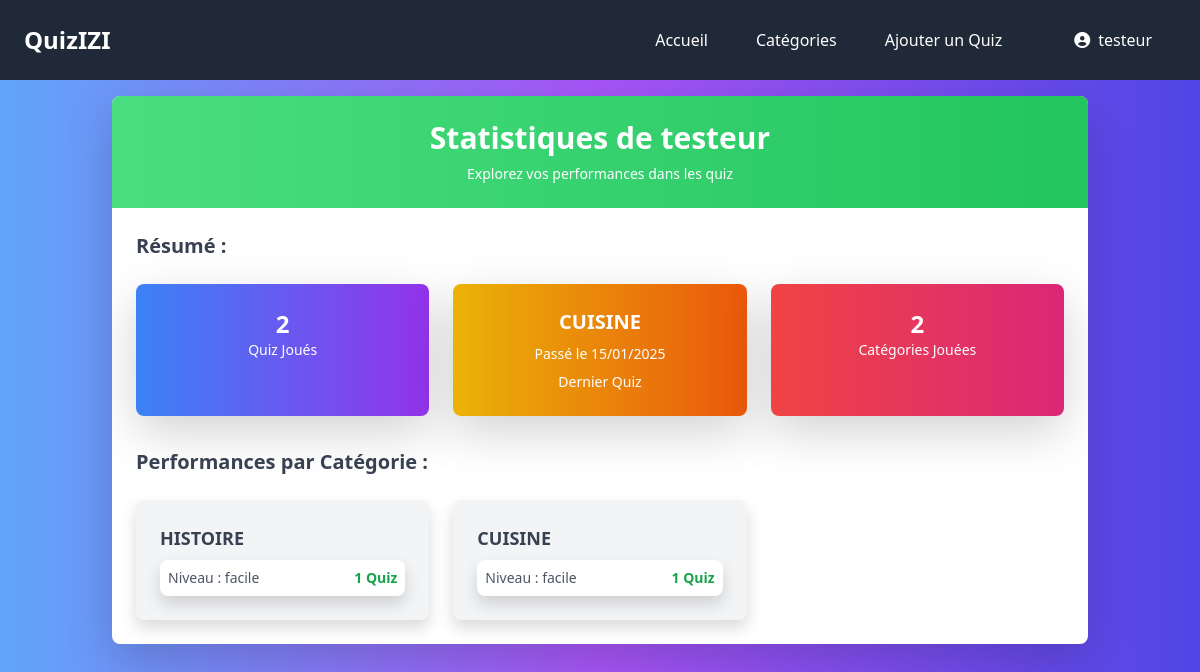
The page /profile/ (signed in) on the database its author committed.
### quiz/models.py (models this page shows, shortened)
class CategorieQuiz(models.Model):
    id_cat = models.AutoField(primary_key=True)
    titre = models.CharField(max_length=255, unique=True)
    description = models.TextField()
    auteur = models.CharField(max_length=255)
    date_creation = models.DateTimeField(auto_now_add=True)
    icon = models.CharField(max_length=50, blank=True)  # Code de l'icône Font Awesome (e.g., "fa-user-alt")

class ResultatQuiz(models.Model):
    user = models.ForeignKey(
        User, on_delete=models.CASCADE, related_name="resultat_quiz"
    )
    categorie = models.ForeignKey(
        CategorieQuiz, on_delete=models.CASCADE, related_name="resultats"
    )
    niveau = models.CharField(
        max_length=50,
        choices=[
            ('facile', 'Facile'),
            ('intermediaire', 'Intermédiaire'),
            ('avance', 'Avancé')
        ],
        default='facile'
    )
    score = models.FloatField()
    score_cat = models.FloatField(default=0)
    termine = models.BooleanField(default=False)
    date_passage = models.DateTimeField(auto_now_add=True)
    class Meta:
        unique_together = ('user', 'categorie', 'niveau', 'date_passage')  # Évite les doublons de résultats

### quiz/views.py (the view)
# urls.py: path('profile/', views.profile, name='profile'),
@login_required
def profile(request):
    user = request.user
    resultats_par_categorie = {}
    resultats = ResultatQuiz.objects.filter(user=user)
    demande_en_attente = TemporaryCategory.objects.filter(auteur=user, approuve=False).count()
    categories_utilisateur = CategorieQuiz.objects.filter(auteur=user)
    for resultat in resultats:
        categorie = resultat.categorie
        niveau = resultat.niveau
        if categorie not in resultats_par_categorie:
            resultats_par_categorie[categorie] = {}
        if niveau not in resultats_par_categorie[categorie]:
            resultats_par_categorie[categorie][niveau] = []
        resultats_par_categorie[categorie][niveau].append(resultat)
    total_quiz_joues = resultats.count()
    dernier_quiz = resultats.last()  # Dernier résultat basé sur la date de passage
    dernier_quiz_titre = dernier_quiz.categorie.titre if dernier_quiz else "Aucun"
    dernier_quiz_date = dernier_quiz.date_passage if dernier_quiz else None
    context = {
        'user': user,
        'resultats_par_categorie': resultats_par_categorie,
        'total_quiz_joues': total_quiz_joues,
        'dernier_quiz_titre': dernier_quiz_titre,
        'dernier_quiz_date': dernier_quiz_date,
        'demande_en_attente': demande_en_attente,
        'categories_utilisateur': categories_utilisateur,  # Passer les catégories auxquelles l'utilisateur est lié
    }
    return render(request, 'Profil/profil.html', context)

### quiz/templates/Profil/profil.html (shortened to what this page needs)
<!DOCTYPE html>
<html lang="fr">
  <head>
    <script src="https://cdn.tailwindcss.com"></script>
  <link rel="stylesheet" href="https://cdnjs.cloudflare.com/ajax/libs/font-awesome/6.0.0-beta3/css/all.min.css">
    <link
      rel="stylesheet"
      href="https://cdnjs.cloudflare.com/ajax/libs/font-awesome/6.0.0-beta3/css/all.min.css"
    />
    <link
  href="https://cdn.jsdelivr.net/npm/bootstrap@5.3.0-alpha1/dist/css/bootstrap.min.css"
  rel="stylesheet"
/>
  </head>
  <body
    class="bg-gradient-to-r from-blue-400 via-purple-500 to-indigo-600 min-h-screen"
  >
    <nav class="bg-gray-800 p-4 text-white w-full fixed top-0 left-0 z-10">
      <div class="max-w-7xl mx-auto flex items-center justify-between">
        <a href="{% url 'home' %}" class="text-2xl font-bold">QuizIZI</a>
        <ul class="flex space-x-6">
          <a href="{% url 'home' %}" class="text-white hover:text-gray-600 mx-4">Accueil</a>
          <a href="{% url 'category_list' %}" class="text-white hover:text-gray-600 mx-4">Catégories</a>
          <a href="{% url 'ajouter_quiz' %}" class="text-white hover:text-gray-600 mx-4">Ajouter un Quiz</a>
          <li class="relative">
              <a href="#" class="text-white hover:text-gray-600 mx-4 flex items-center" id="userDropdown" aria-expanded="false">
                <i class="fas fa-user-circle mr-2"></i> {{ user.username }}
              </a>
          </li>
        </ul>
      </div>
    </nav>
    <div class="container mx-auto px-4 pt-24">
      <div
        class="bg-white rounded-lg shadow-lg overflow-hidden max-w-5xl mx-auto"
      >
        <div
          class="bg-gradient-to-r from-green-400 to-green-500 text-white text-center py-6"
        >
          <h1 class="text-3xl font-bold">
            Statistiques de {{ user.username }}
          </h1>
          <p class="mt-2 text-sm">Explorez vos performances dans les quiz</p>
        </div>
        <div class="p-6">
          <h2 class="text-xl font-semibold mb-4 text-gray-700">Résumé :</h2>
          <div class="grid grid-cols-1 md:grid-cols-3 gap-6">
            <div
              class="bg-gradient-to-r from-blue-500 to-purple-600 text-white rounded-lg shadow-lg p-4 text-center"
            >
              <h3 class="text-2xl font-bold">{{ total_quiz_joues }}</h3>
              <p class="text-sm">Quiz Joués</p>
            </div>
            <div
              class="bg-gradient-to-r from-yellow-500 to-orange-600 text-white rounded-lg shadow-lg p-4 text-center"
            >
              <h3 class="text-xl font-bold">{{ dernier_quiz_titre }}</h3>
              {% if dernier_quiz_date %}
              <p class="text-sm mt-2">
                Passé le {{ dernier_quiz_date|date:"d/m/Y" }}
              </p>
              {% else %}
              <p class="text-sm mt-2">Aucun quiz joué récemment</p>
              {% endif %}
              <p class="text-sm mt-2">Dernier Quiz</p>
            </div>
            <div
              class="bg-gradient-to-r from-red-500 to-pink-600 text-white rounded-lg shadow-lg p-4 text-center"
            >
              <h3 class="text-2xl font-bold">
                {{ resultats_par_categorie|length }}
              </h3>
              <p class="text-sm">Catégories Jouées</p>
            </div>
          </div>
          <h2 class="text-xl font-semibold mt-8 mb-4 text-gray-700">
            Performances par Catégorie :
          </h2>
          <div
            id="stats-container"
            class="grid grid-cols-1 md:grid-cols-2 lg:grid-cols-3 gap-6"
          >
            {% for categorie, niveaux in resultats_par_categorie.items %}
            <div class="bg-gray-100 rounded-lg shadow p-4">
              <h3 class="text-lg font-bold text-gray-700 mb-2">
                {{ categorie.titre }}
              </h3>
              <ul class="space-y-2">
                {% for niveau, resultats in niveaux.items %}
                <li
                  class="bg-white rounded-lg shadow p-2 flex justify-between items-center"
                >
                  <span class="text-sm font-medium text-gray-600"
                    >Niveau : {{ niveau }}</span
                  >
                  <span class="text-sm font-bold text-green-600"
                    >{{ resultats|length }} Quiz</span
                  >
                </li>
                {% endfor %}
              </ul>
            </div>
            {% endfor %}
          </div>
        </div>
      </div>
    </div>
  </body>
</html>

### rows shown on the page
CategorieQuiz: titre "CUISINE"
ResultatQuiz: date_passage "15/01/2025", niveau "facile", resultats "1"
CategorieQuiz: titre "HISTOIRE"
ResultatQuiz: niveau "facile", resultats "1"

### other values the page prints
{{ user.username }} "testeur"
{{ total_quiz_joues }} "2"
{{ resultats_par_categorie|length }} "2"
